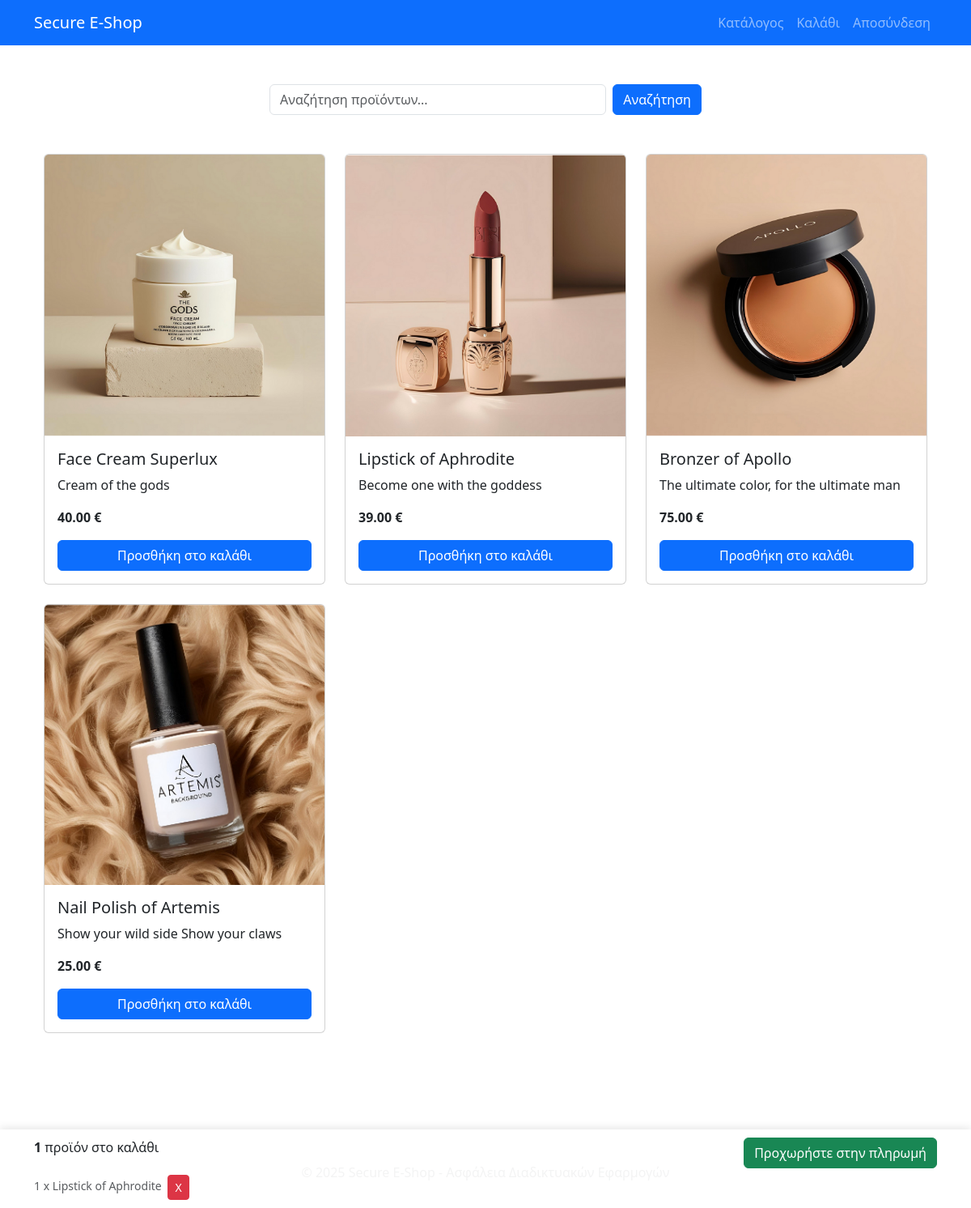
Page / (signed in) on the earlier database version.
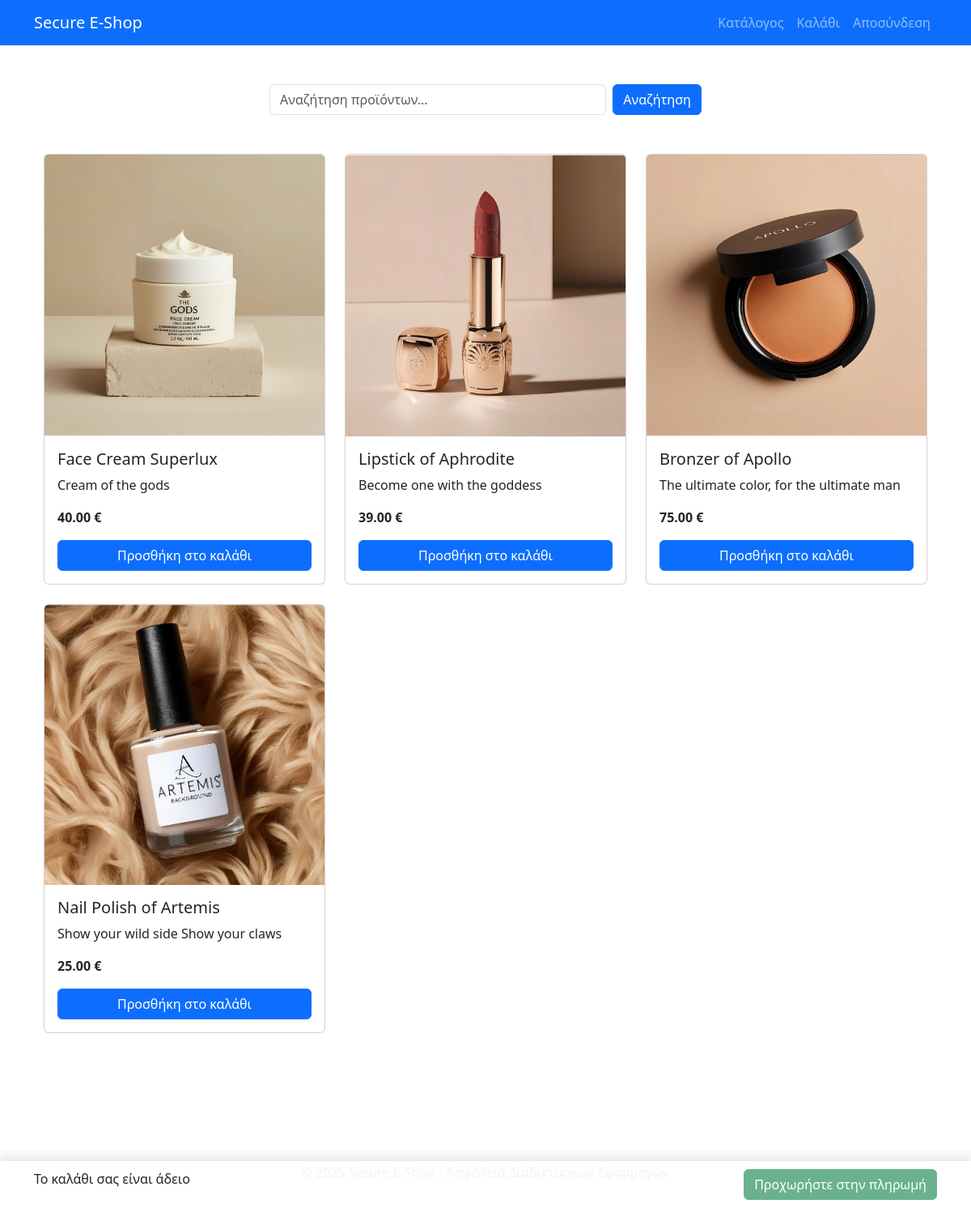
Same page on the later database version.
### eshop/models.py (models this page shows, shortened)
class Product(models.Model):
    name = models.CharField(max_length=200)
    description = models.TextField()
    price = models.DecimalField(
        max_digits=10,           # Μέγιστο 10 ψηφία συνολικά
        decimal_places=2,        # 2 δεκαδικά ψηφία (για cents/λεπτά)
        validators=[MinValueValidator(0)]  # Όχι αρνητικές τιμές
    )
    image = models.ImageField(
        upload_to='products/',   # Directory για αποθήκευση
        null=True,              # Επιτρέπεται NULL στη database
        blank=True              # Επιτρέπεται κενό στις forms
    )
    created_at = models.DateTimeField(auto_now_add=True)
    updated_at = models.DateTimeField(auto_now=True)

class CartItem(models.Model):
    cart = models.ForeignKey(
        Cart,
        on_delete=models.CASCADE  # Διαγραφή items αν διαγραφεί το καλάθι
    )
    product = models.ForeignKey(
        Product,
        on_delete=models.CASCADE  # Διαγραφή από καλάθι αν διαγραφεί το προϊόν
    )
    quantity = models.PositiveIntegerField(
        default=1,
        validators=[MinValueValidator(1)]  # Τουλάχιστον 1
    )
    created_at = models.DateTimeField(auto_now_add=True)
    updated_at = models.DateTimeField(auto_now=True)
    class Meta:
        unique_together = ('cart', 'product')  # Μοναδικός συνδυασμός cart-product

### eshop/views.py (the view)
# urls.py: path('', views.catalog_view, name='catalog'),
@login_required  # Απαιτεί authentication
def catalog_view(request):
    search_query = request.GET.get('q', '')
    clean_query = bleach.clean(search_query)
    if clean_query:
        products = Product.objects.filter(
            Q(name__icontains=clean_query) |      # Case-insensitive search στο name
            Q(description__icontains=clean_query)  # ή στο description
        )
        is_search_results = True
    else:
        products = Product.objects.all()
        is_search_results = False
    cart, created = Cart.objects.get_or_create(user=request.user)
    cart_items_count = cart.get_total_items()
    cart_items = cart.cartitem_set.all()
    context = {
        'products': products,
        'search_query': clean_query,
        'is_search_results': is_search_results,
        'cart_items_count': cart_items_count,
        'cart_items': cart_items
    }
    return render(request, 'eshop/catalog.html', context)

### eshop/models.py (called while the page is built)
    def get_total_items(self):
        return sum(item.quantity for item in self.cartitem_set.all())

### eshop/templates/eshop/catalog.html (shortened to what this page needs)
{% extends 'eshop/base.html' %}
{% load static %}
{% block content %}
<div class="container">
    <div class="row mb-4">
        <div class="col-md-6 offset-md-3">
            <form method="GET" action="{% url 'catalog' %}" class="d-flex">
                <input type="text" name="q" class="form-control me-2" placeholder="Αναζήτηση προϊόντων..." value="{{ search_query }}">
                <button type="submit" class="btn btn-primary">Αναζήτηση</button>
            </form>
        </div>
    </div>
    <div class="row mb-5">
        {% if products %}
            {% for product in products %}
                <div class="col-md-4 mb-4">
                    <div class="card product-card">
                        {% if product.image %}
                            <img src="{{ product.image.url }}" class="card-img-top" alt="{{ product.name }}">
                        {% else %}
                            <div class="bg-light text-center py-5">
                                <span class="text-muted">Χωρίς εικόνα</span>
                            </div>
                        {% endif %}
                        <div class="card-body d-flex flex-column">
                            <h5 class="card-title">{{ product.name }}</h5>
                            <p class="card-text">{{ product.description|truncatechars:100 }}</p>
                            <div class="mt-auto">
                                <p class="card-text fw-bold">{{ product.price }} €</p>
                                <button class="btn btn-primary add-to-cart-btn"
                                        data-product-id="{{ product.id }}"
                                        data-product-name="{{ product.name }}"
                                        data-csrf-token="{{ csrf_token }}">
                                    Προσθήκη στο καλάθι
                                </button>
                            </div>
                        </div>
                    </div>
                </div>
            {% endfor %}
        {% else %}
            <div class="col-12">
                <div class="alert alert-warning">
                    Δεν βρέθηκαν προϊόντα{% if is_search_results %} για τον όρο αναζήτησης: "{{ search_query }}"{% endif %}.
                </div>
            </div>
        {% endif %}
    </div>
    <div class="cart-indicator">
        <div class="container">
            <div class="row">
                <div class="col-md-6">
                    <span id="cart-items-count">
                        {% if cart_items_count > 0 %}
                            <strong>{{ cart_items_count }}</strong> προϊόν{{ cart_items_count|pluralize:"α" }} στο καλάθι
                        {% else %}
                            Το καλάθι σας είναι άδειο
                        {% endif %}
                    </span>
                </div>
                <div class="col-md-6 text-end">
                    <a href="{% url 'payment' %}" class="btn btn-success payment-button {% if cart_items_count == 0 %}disabled{% endif %}">
                        Προχωρήστε στην πληρωμή
                    </a>
                </div>
            </div>
            {% if cart_items_count > 0 %}
            <div class="row mt-2">
                <div class="col-12">
                    <div class="small text-muted">
                        {% for item in cart_items %}
                            <span class="me-2">
                                {{ item.quantity }} x {{ item.product.name }}
                                <button class="btn btn-sm btn-danger remove-from-cart-btn ms-1"
                                        data-cart-item-id="{{ item.id }}"
                                        data-csrf-token="{{ csrf_token }}"
                                        title="Αφαίρεση από το καλάθι">
                                    X
                                </button>
                            </span>
                        {% endfor %}
                    </div>
                </div>
            </div>
            {% endif %}
        </div>
    </div>
</div>
{% endblock %}

Differences in the rows shown:
removed CartItem: quantity "1", product.name "Lipstick of Aphrodite"
Other differences:
{{ cart_items_count }}: "1" → (not shown)
text no longer shown: "προϊόν στο καλάθι"
text now shown: "Το καλάθι σας είναι άδειο"
